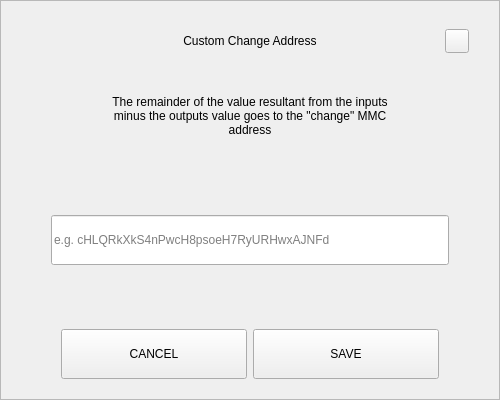
<?xml version="1.0" encoding="UTF-8"?>
<ui version="4.0">
 <class>SendChangeAddressDialog</class>
 <widget class="QDialog" name="SendChangeAddressDialog">
  <property name="geometry">
   <rect>
    <x>0</x>
    <y>0</y>
    <width>500</width>
    <height>400</height>
   </rect>
  </property>
  <property name="windowTitle">
   <string>Dialog</string>
  </property>
  <layout class="QVBoxLayout" name="verticalLayout">
   <property name="spacing">
    <number>0</number>
   </property>
   <property name="leftMargin">
    <number>0</number>
   </property>
   <property name="topMargin">
    <number>0</number>
   </property>
   <property name="rightMargin">
    <number>0</number>
   </property>
   <property name="bottomMargin">
    <number>0</number>
   </property>
   <item>
    <widget class="QFrame" name="frame">
     <property name="styleSheet">
      <string notr="true"/>
     </property>
     <property name="frameShape">
      <enum>QFrame::StyledPanel</enum>
     </property>
     <property name="frameShadow">
      <enum>QFrame::Raised</enum>
     </property>
     <layout class="QVBoxLayout" name="verticalLayout_2" stretch="0,0,0,0,0,0,0">
      <property name="spacing">
       <number>0</number>
      </property>
      <property name="leftMargin">
       <number>30</number>
      </property>
      <property name="topMargin">
       <number>20</number>
      </property>
      <property name="rightMargin">
       <number>30</number>
      </property>
      <property name="bottomMargin">
       <number>20</number>
      </property>
      <item>
       <layout class="QHBoxLayout" name="horizontalLayout_3">
        <property name="spacing">
         <number>0</number>
        </property>
        <item>
         <spacer name="horizontalSpacer_2">
          <property name="orientation">
           <enum>Qt::Horizontal</enum>
          </property>
          <property name="sizeHint" stdset="0">
           <size>
            <width>40</width>
            <height>20</height>
           </size>
          </property>
         </spacer>
        </item>
        <item>
         <widget class="QLabel" name="labelTitle">
          <property name="minimumSize">
           <size>
            <width>0</width>
            <height>40</height>
           </size>
          </property>
          <property name="maximumSize">
           <size>
            <width>16777215</width>
            <height>40</height>
           </size>
          </property>
          <property name="styleSheet">
           <string notr="true">padding-left:24px;</string>
          </property>
          <property name="text">
           <string>Custom Change Address</string>
          </property>
          <property name="alignment">
           <set>Qt::AlignCenter</set>
          </property>
          <property name="margin">
           <number>7</number>
          </property>
         </widget>
        </item>
        <item>
         <spacer name="horizontalSpacer">
          <property name="orientation">
           <enum>Qt::Horizontal</enum>
          </property>
          <property name="sizeHint" stdset="0">
           <size>
            <width>40</width>
            <height>20</height>
           </size>
          </property>
         </spacer>
        </item>
        <item>
         <widget class="QPushButton" name="btnEsc">
          <property name="minimumSize">
           <size>
            <width>24</width>
            <height>24</height>
           </size>
          </property>
          <property name="maximumSize">
           <size>
            <width>24</width>
            <height>24</height>
           </size>
          </property>
          <property name="focusPolicy">
           <enum>Qt::NoFocus</enum>
          </property>
          <property name="text">
           <string/>
          </property>
         </widget>
        </item>
       </layout>
      </item>
      <item>
       <spacer name="verticalSpacer_2">
        <property name="orientation">
         <enum>Qt::Vertical</enum>
        </property>
        <property name="sizeType">
         <enum>QSizePolicy::Fixed</enum>
        </property>
        <property name="sizeHint" stdset="0">
         <size>
          <width>20</width>
          <height>20</height>
         </size>
        </property>
       </spacer>
      </item>
      <item alignment="Qt::AlignHCenter">
       <widget class="QLabel" name="labelMessage">
        <property name="minimumSize">
         <size>
          <width>0</width>
          <height>70</height>
         </size>
        </property>
        <property name="text">
         <string>The remainder of the value resultant from the inputs minus the outputs value goes to the &quot;change&quot; MMC address</string>
        </property>
        <property name="alignment">
         <set>Qt::AlignCenter</set>
        </property>
        <property name="wordWrap">
         <bool>true</bool>
        </property>
       </widget>
      </item>
      <item>
       <spacer name="verticalSpacer_3">
        <property name="orientation">
         <enum>Qt::Vertical</enum>
        </property>
        <property name="sizeHint" stdset="0">
         <size>
          <width>20</width>
          <height>40</height>
         </size>
        </property>
       </spacer>
      </item>
      <item>
       <layout class="QHBoxLayout" name="horizontalLayout_2">
        <property name="spacing">
         <number>0</number>
        </property>
        <property name="leftMargin">
         <number>20</number>
        </property>
        <property name="rightMargin">
         <number>20</number>
        </property>
        <item>
         <widget class="QLineEdit" name="lineEditAddress">
          <property name="minimumSize">
           <size>
            <width>0</width>
            <height>50</height>
           </size>
          </property>
          <property name="placeholderText">
           <string notr="true">e.g. cHLQRkXkS4nPwcH8psoeH7RyURHwxAJNFd</string>
          </property>
         </widget>
        </item>
       </layout>
      </item>
      <item>
       <spacer name="verticalSpacer">
        <property name="orientation">
         <enum>Qt::Vertical</enum>
        </property>
        <property name="sizeHint" stdset="0">
         <size>
          <width>20</width>
          <height>40</height>
         </size>
        </property>
       </spacer>
      </item>
      <item>
       <layout class="QHBoxLayout" name="horizontalLayout" stretch="2,2">
        <property name="spacing">
         <number>6</number>
        </property>
        <property name="leftMargin">
         <number>30</number>
        </property>
        <property name="rightMargin">
         <number>30</number>
        </property>
        <item>
         <widget class="QPushButton" name="btnCancel">
          <property name="minimumSize">
           <size>
            <width>180</width>
            <height>50</height>
           </size>
          </property>
          <property name="focusPolicy">
           <enum>Qt::NoFocus</enum>
          </property>
          <property name="text">
           <string>CANCEL</string>
          </property>
         </widget>
        </item>
        <item>
         <widget class="QPushButton" name="btnSave">
          <property name="minimumSize">
           <size>
            <width>180</width>
            <height>50</height>
           </size>
          </property>
          <property name="focusPolicy">
           <enum>Qt::NoFocus</enum>
          </property>
          <property name="text">
           <string>SAVE</string>
          </property>
         </widget>
        </item>
       </layout>
      </item>
     </layout>
    </widget>
   </item>
  </layout>
 </widget>
 <resources/>
 <connections/>
</ui>
